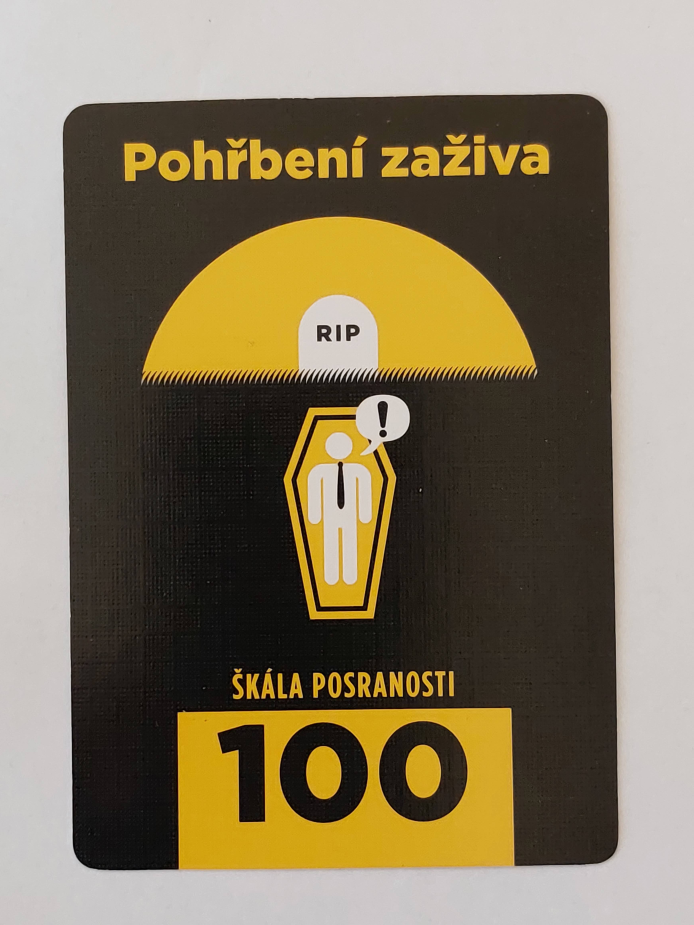
#> input picture data/raw_photos/20230909_120652.jpg, 3468 x 4624 px (shown at 1/5 size); its folder holds only this picture in this run
$ python ocr_test_claude.py ../data/raw_photos/20230909_120652.jpg
#> lines starting #> are read from the running program, lines starting #| are printed output that depends on the picture; after the words box and inside, x2 and y2 are one past the last pixel; in counts of white or black regions, pixels touching at a corner belong together
#> in extract_card, img is the input picture: shape (4624, 3468, 3); mean B, G, R 93.9, 119.3, 131.3
"""
Škála Posranosti – Card OCR Extractor
======================================
Extracts:
  - description  : Czech text at the top of the card (yellow text on black)
  - score        : numeric value from the yellow box at the bottom (e.g. 96.5)

Requirements:
    pip install opencv-python pillow pytesseract
    # also needs Tesseract + Czech language pack:
    # Ubuntu/Debian:  apt install tesseract-ocr tesseract-ocr-ces
    # macOS:          brew install tesseract && brew install tesseract-lang
"""

import json
import re
import sys
from pathlib import Path

import cv2
import numpy as np
import pytesseract
from PIL import Image


# ---------------------------------------------------------------------------
# Helpers
# ---------------------------------------------------------------------------


def _deskew(img: np.ndarray) -> np.ndarray:
    """
    Detect the card outline and rotate so it is axis-aligned.
    If no clear quadrilateral is found the image is returned unchanged.
    """
    gray = cv2.cvtColor(img, cv2.COLOR_BGR2GRAY)
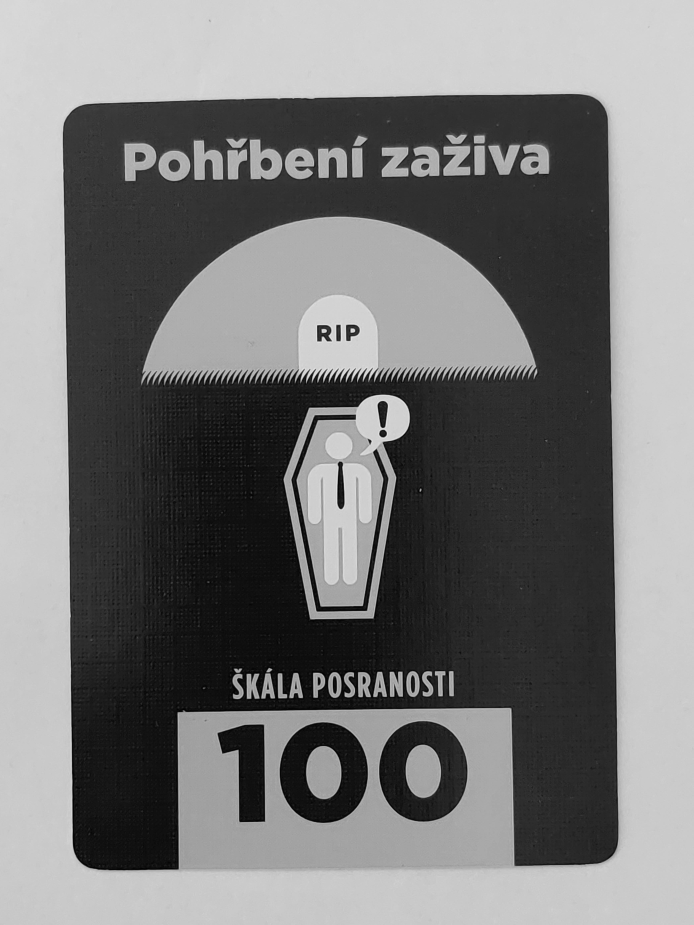
#> gray: shape (4624, 3468) (shown at 1/5 size); min 0, max 241, mean 120
    blurred = cv2.GaussianBlur(gray, (5, 5), 0)
    edges = cv2.Canny(blurred, 50, 150)
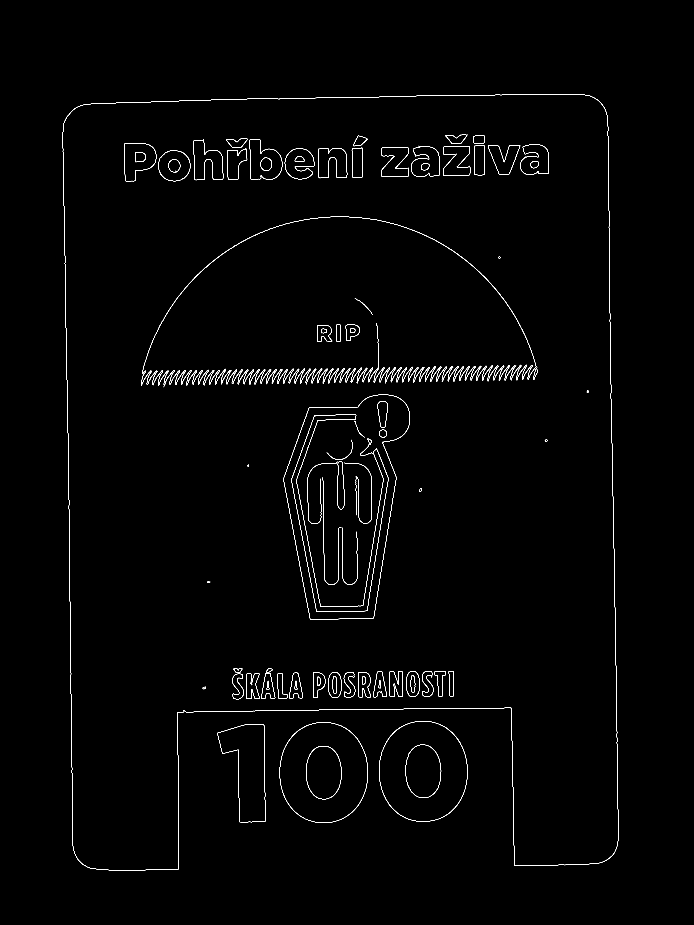
#> edges: shape (4624, 3468) (shown at 1/5 size); 0.45% white in thin lines or dots, all inside (x1, y1, x2, y2) = (314, 470, 3093, 4352)

    contours, _ = cv2.findContours(edges, cv2.RETR_EXTERNAL, cv2.CHAIN_APPROX_SIMPLE)
#> contours = 153 contours, 36 with area under 20; largest, box (x1, y1, x2, y2) and area: (1896, 3606, 2337, 4108) 177043, (1398, 3611, 1839, 4115) 176886, (2601, 721, 2744, 874) 17064, (1424, 741, 1571, 896) 16506, (1759, 739, 1814, 889) 7508
    contours = sorted(contours, key=cv2.contourArea, reverse=True)

    min_card_area = img.shape[0] * img.shape[1] * 0.20  # card ≥ 20 % of frame
#> min_card_area = 3207206.4
    angle = 0.0

    for cnt in contours[:5]:
        if cv2.contourArea(cnt) < min_card_area:
            continue
        peri = cv2.arcLength(cnt, True)
        approx = cv2.approxPolyDP(cnt, 0.02 * peri, True)
        if len(approx) == 4:
            rect = cv2.minAreaRect(cnt)
            angle = rect[2]
            # minAreaRect returns angles in [-90, 0); normalise
            if angle < -45:
                angle += 90
            break
#> this loop made 5 passes

    if abs(angle) < 0.5:  # negligible tilt – skip warp
        return img

    (h, w) = img.shape[:2]
    M = cv2.getRotationMatrix2D((w // 2, h // 2), angle, 1.0)
    return cv2.warpAffine(img, M, (w, h), flags=cv2.INTER_CUBIC, borderMode=cv2.BORDER_REPLICATE)


def _extract_description(img_bgr: np.ndarray) -> str:
    """
    Isolate yellow text in the top ~42 % of the card and run Tesseract (Czech).
    """
    h, w = img_bgr.shape[:2]
#> h = 4624; w = 3468
    roi = img_bgr[0 : int(h * 0.42), 0:w]
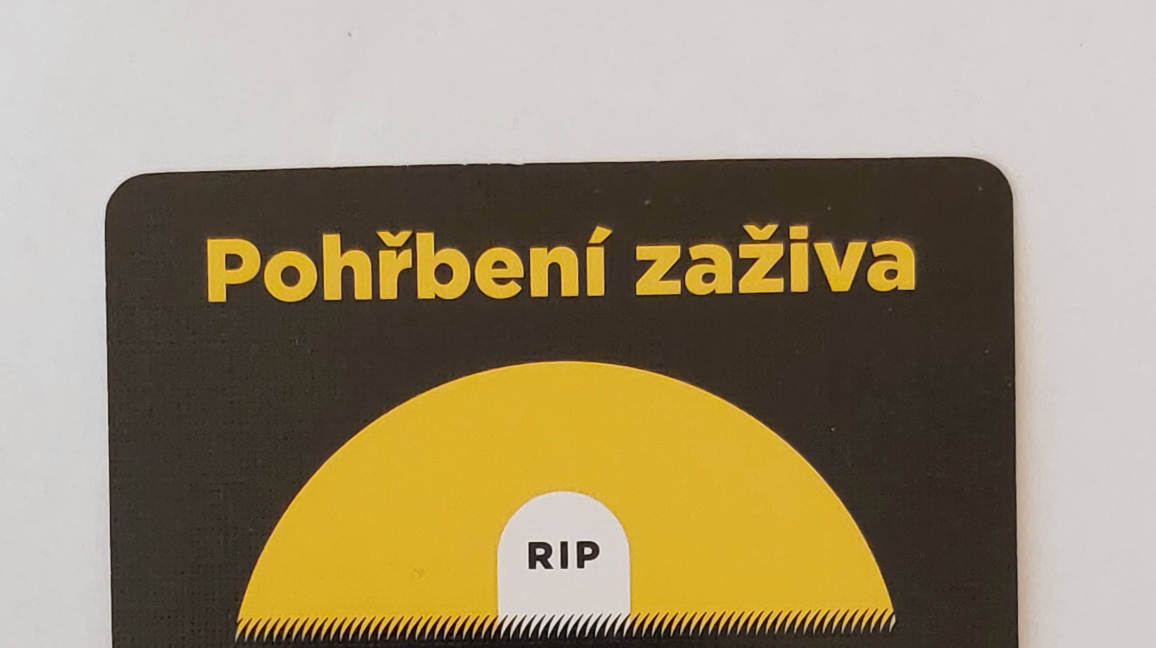
#> roi: shape (1942, 3468, 3) (shown at 1/3 size); mean B, G, R 111.7, 141.2, 154.6

    # Yellow mask in HSV
    hsv = cv2.cvtColor(roi, cv2.COLOR_BGR2HSV)
#> hsv: shape (1942, 3468, 3); mean H, S, V 17.4, 75.4, 154.6
    mask = cv2.inRange(
        hsv,
        np.array([15, 80, 120]),  # lower yellow
        np.array([38, 255, 255]),
    )  # upper yellow
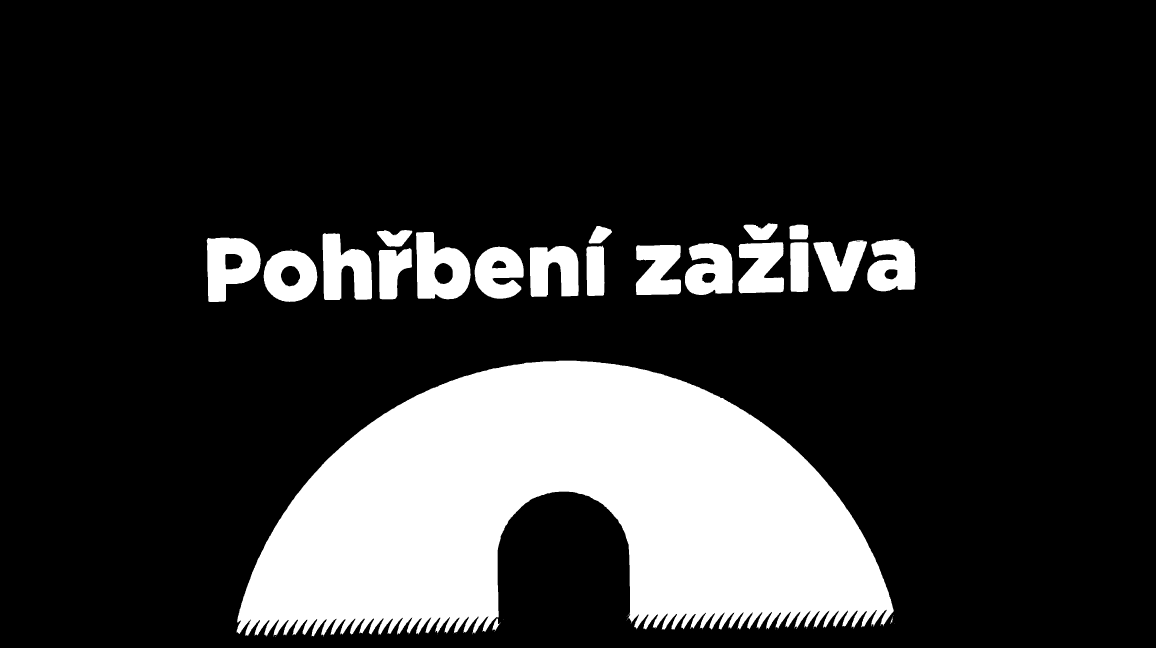
#> mask: shape (1942, 3468) (shown at 1/3 size); 18.7% white; 48 white regions (27 under 20 px), largest, box (x1, y1, x2, y2) and area: (709, 1082, 2681, 1910) 1028843, (1248, 696, 1412, 898) 22018, (620, 713, 782, 906) 20720

    # Morphological cleanup
    kernel = cv2.getStructuringElement(cv2.MORPH_RECT, (3, 3))
    mask = cv2.morphologyEx(mask, cv2.MORPH_CLOSE, kernel)
#> mask: shape (1942, 3468); 18.7% white; 37 white regions (16 under 20 px), largest, box (x1, y1, x2, y2) and area: (709, 1082, 2681, 1911) 1029216, (1248, 696, 1412, 898) 22023, (620, 713, 782, 906) 20725

    # Upscale for Tesseract
    scale = 3
    h_m, w_m = mask.shape
#> h_m = 1942; w_m = 3468
    mask_big = cv2.resize(mask, (w_m * scale, h_m * scale), interpolation=cv2.INTER_LINEAR)
    _, mask_big = cv2.threshold(mask_big, 127, 255, cv2.THRESH_BINARY)
#> mask_big: shape (5826, 10404); 18.7% white; 37 white regions (14 under 20 px), largest, box (x1, y1, x2, y2) and area: (2127, 3246, 8043, 5733) 9262912, (3744, 2088, 4236, 2694) 198207, (1860, 2139, 2346, 2718) 186525

#> (the run stopped early here; a loop or call above may not have finished)

$ run again, on data/raw_photos/20230909_120657.jpg
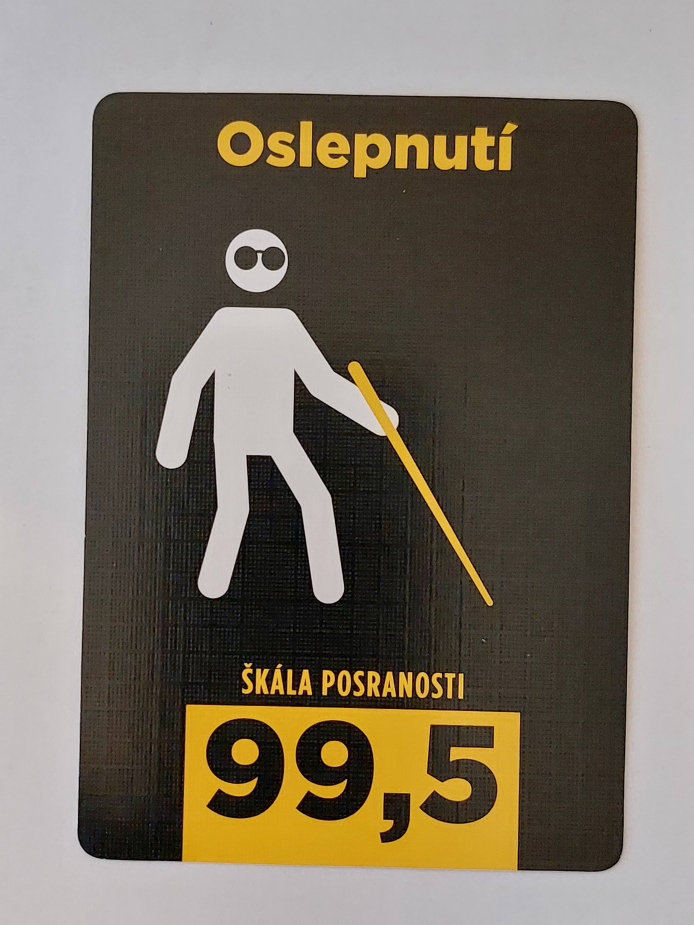
#> input picture data/raw_photos/20230909_120657.jpg, 3468 x 4624 px (shown at 1/5 size)
#> in extract_card, img is the input picture: shape (4624, 3468, 3); mean B, G, R 97.6, 111.7, 120.4
#> in _deskew, `edges = cv2.Canny(blurred, 50, 150)`:
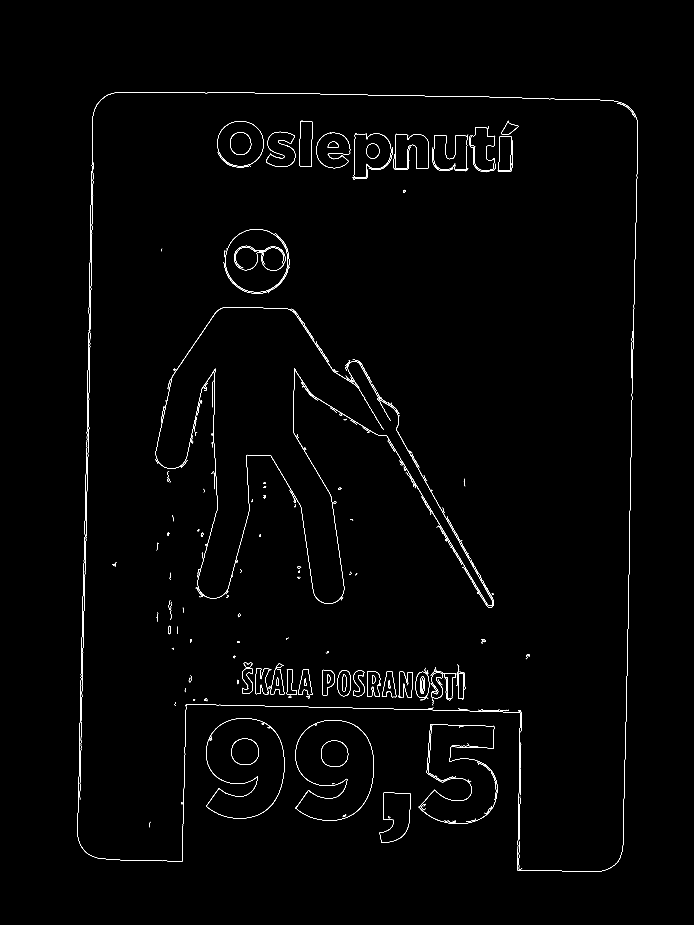
#> edges: shape (4624, 3468) (shown at 1/5 size); 0.44% white in thin lines or dots, all inside (x1, y1, x2, y2) = (387, 461, 3190, 4359)
#> contours = 272 contours, 174 with area under 20; largest, box (x1, y1, x2, y2) and area: (1477, 3600, 1869, 4103) 147988, (1897, 3963, 2053, 4215) 28008, (1977, 668, 2144, 845) 21830, (1157, 3694, 1295, 3825) 14471, (1498, 605, 1562, 834) 13384
#> the loop in _deskew, `for cnt in contours[:5]:` made 5 passes
#> hsv: shape (1942, 3468, 3); mean H, S, V 51.9, 49.3, 125
#> in _extract_description, `mask = cv2.inRange( hsv, np.array([15, 80, 120]),`:
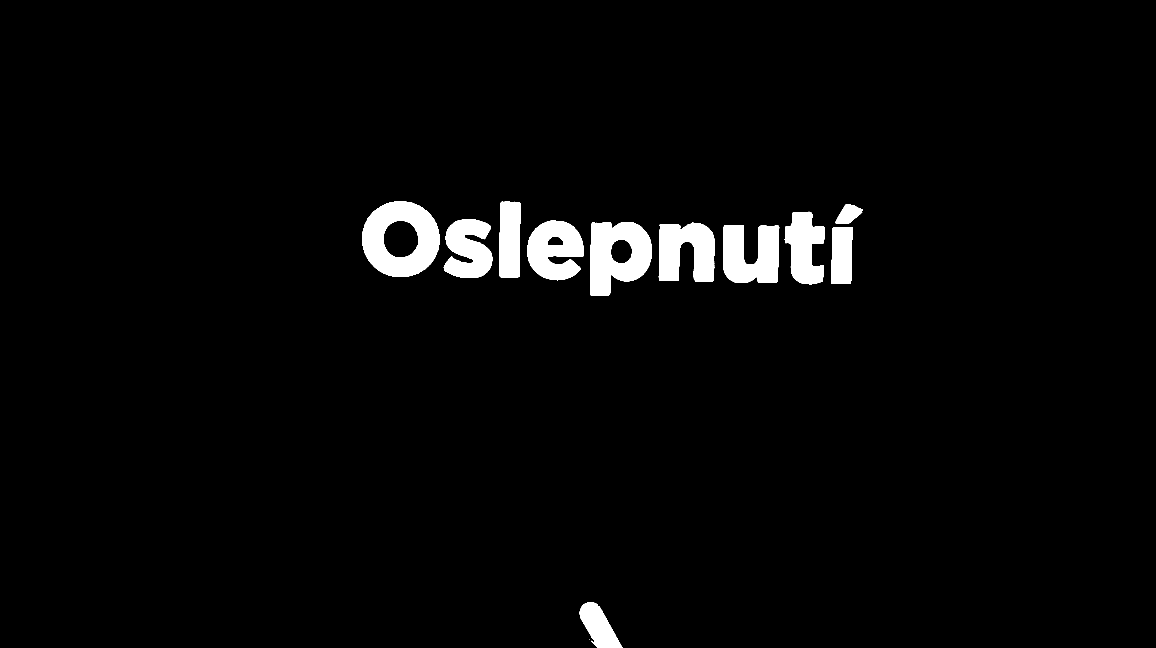
#> mask: shape (1942, 3468) (shown at 1/3 size); 3% white; 12 white regions (1 under 20 px), largest, box (x1, y1, x2, y2) and area: (1087, 605, 1318, 831) 32562, (1770, 666, 1955, 888) 28069, (2169, 675, 2338, 849) 22503

$ run again, on data/raw_photos/20230909_120706.jpg
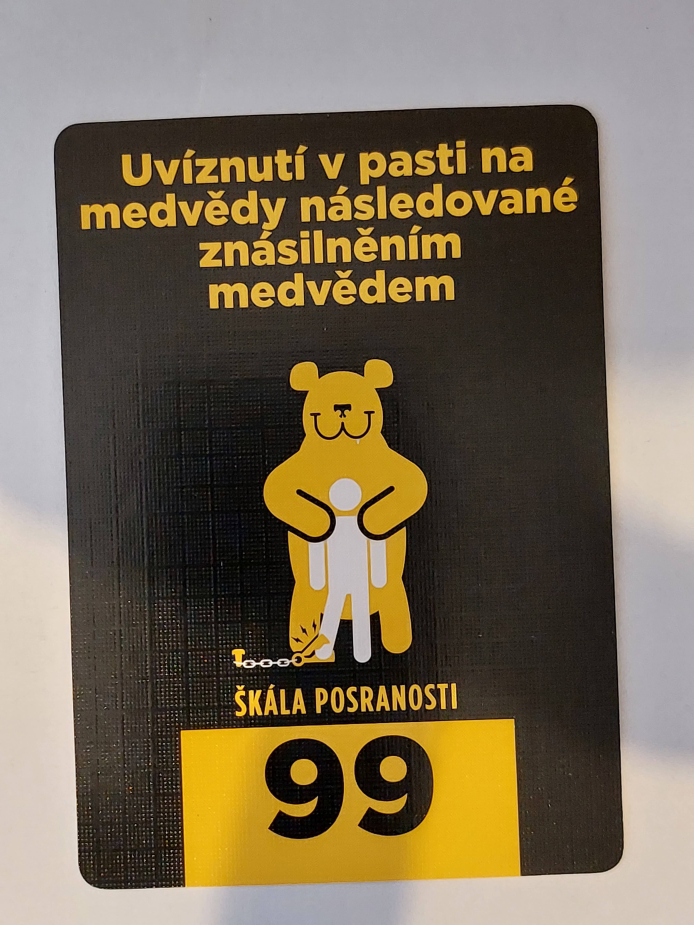
#> input picture data/raw_photos/20230909_120706.jpg, 3468 x 4624 px (shown at 1/5 size)
#> in extract_card, img is the input picture: shape (4624, 3468, 3); mean B, G, R 85.7, 107.5, 120.1
#> in _deskew, `edges = cv2.Canny(blurred, 50, 150)`:
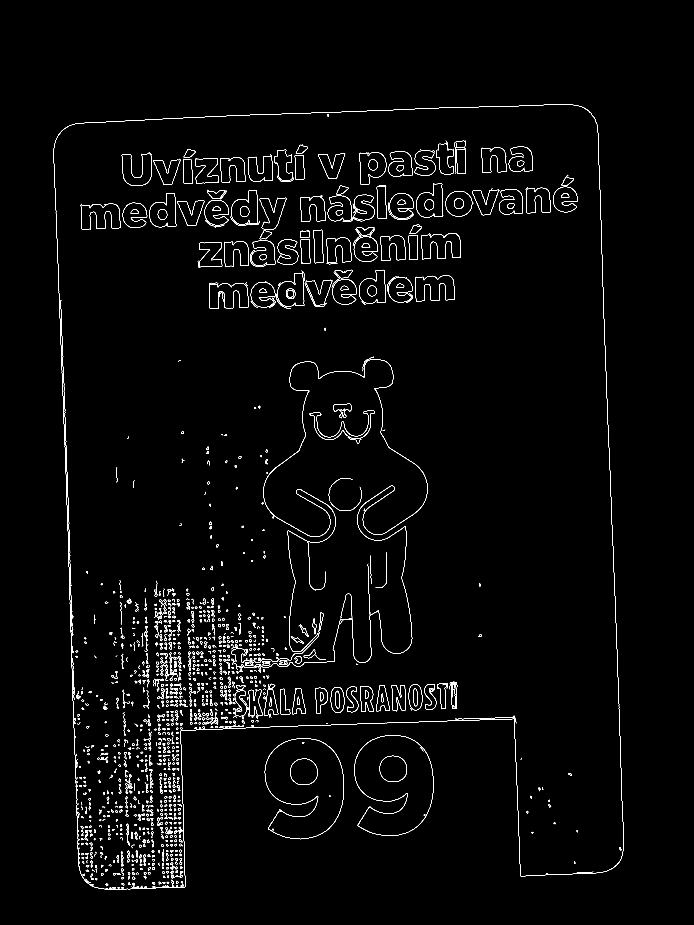
#> edges: shape (4624, 3468) (shown at 1/5 size); 0.85% white in thin lines or dots, all inside (x1, y1, x2, y2) = (269, 523, 3119, 4447)
#> contours = 1638 contours, 1105 with area under 20; largest, box (x1, y1, x2, y2) and area: (1772, 3676, 2167, 4179) 148149, (1452, 3794, 1588, 3925) 14337, (2228, 955, 2361, 1082) 13353, (1503, 982, 1627, 1110) 11454, (1120, 1205, 1244, 1332) 11390
#> the loop in _deskew, `for cnt in contours[:5]:` made 5 passes
#> hsv: shape (1942, 3468, 3); mean H, S, V 63.1, 63.8, 121.7
#> in _extract_description, `mask_big = cv2.resize(mask, (w_m * scale, h_m * scale), interpolation=..`:
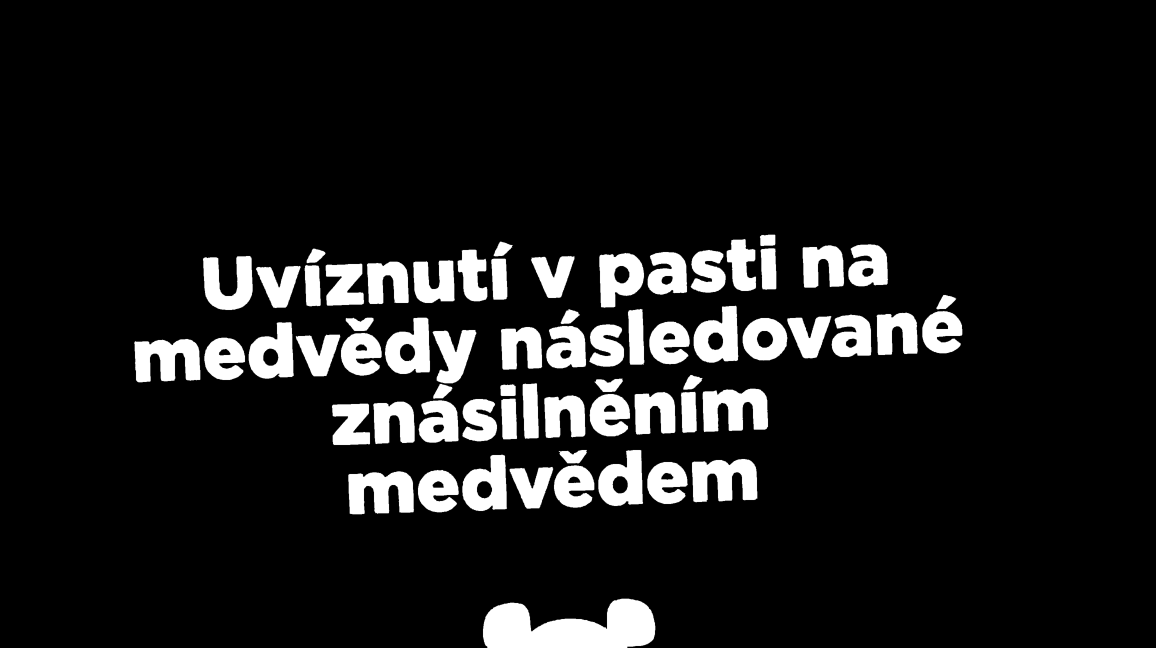
#> mask_big: shape (5826, 10404) (shown at 1/9 size); min 0, max 255, mean 25.2
